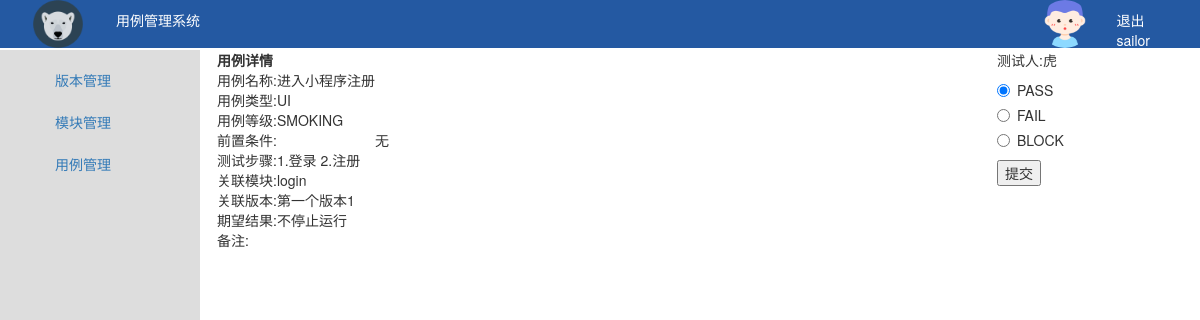
The page /tcmanage/testcases/7 (signed in) on the database as committed earlier.
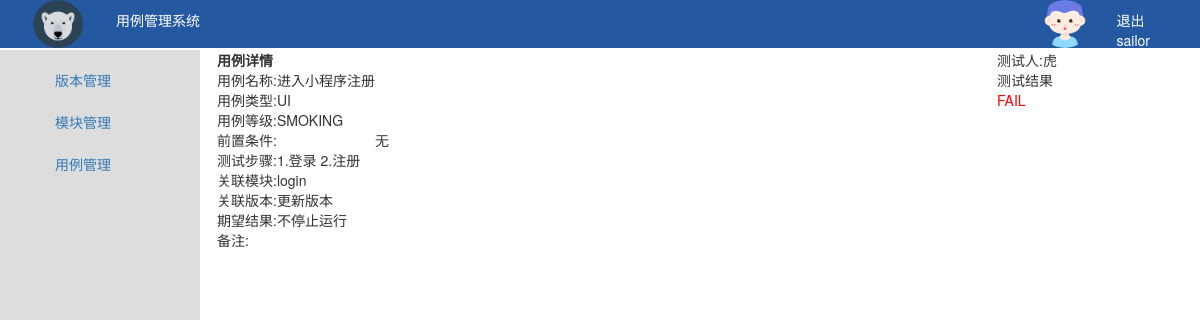
The same page on the database as committed later.
### tcmanage/models.py (models this page shows, shortened)
class TcCase(models.Model):
	case_name = models.CharField(max_length=50,verbose_name='用例名称')
	styles = (('UI','UI'),('Function','功能'),('Perfermance','性能'),)
	tc_style = models.CharField(verbose_name='用例类型',max_length=20,choices=styles,default='Function')
	levels = (('SMOKING','冒烟'),('LEVEL0','LEVEL0'),('LEVEL1','LEVEL1'),('LEVEL2','LEVEL2'),)
	tc_level = models.CharField(verbose_name='用例等级',max_length=20,choices=levels,default='SMOKING')
	tc_presetting = models.TextField(verbose_name='前置条件',blank=True)
	tc_steps = models.TextField(verbose_name='用例步骤')
	tc_module = models.ForeignKey('TcModule',on_delete=models.DO_NOTHING,related_name='module')
	tc_version = models.ForeignKey('TcVersion',on_delete=models.DO_NOTHING,related_name='version')
	tc_except_result = models.TextField(verbose_name='期望结果')
	results = (('PASS','通过'),('FAIL','失败'),('BLOCK','阻塞'),('NA','无法测试'),('NotTest','未测试'))
	tc_actual_result = models.CharField(verbose_name='实际结果',max_length=20,choices=results,default='NotTest')
	tc_comment = models.TextField(verbose_name='备注显示',blank=True)
	tc_user = models.CharField(verbose_name='分配人',max_length=20)
	create_time = models.DateField(verbose_name='创建时间',auto_now_add=True)
	update_time = models.DateTimeField(verbose_name='更新时间',auto_now=True)
	class Meta:
		ordering = ['-create_time']

class TcVersion(models.Model):
	version_name = models.CharField(max_length=20,verbose_name='版本名称',unique=True)
	create_time = models.DateField(verbose_name='创建时间',auto_now_add=True)
	update_time = models.DateTimeField(verbose_name='更新时间',auto_now=True)
	def __str__(self):
		return self.version_name
	class Meta:
		ordering = ['-create_time']

class TcModule(models.Model):
	module_name = models.CharField(max_length=20,verbose_name='模块名称',unique=True)
	create_time = models.DateField(verbose_name='创建时间',auto_now_add=True)
	update_time = models.DateTimeField(verbose_name='更新时间',auto_now=True)
	def __str__(self):
		return self.module_name
	class Meta:
		ordering = ['-create_time']

### tcmanage/views.py (the view)
	def wrapper(request,*args,**kwargs):
		is_login = request.session.get('is_login',False)
		if is_login:
			return func(request,*args,**kwargs)
		else:
			return redirect(request.GET.get('from', reverse('login')))

### tcmanage/views.py (called while the page is built)
def check_login(func):
	def wrapper(request,*args,**kwargs):
		is_login = request.session.get('is_login',False)
		if is_login:
			return func(request,*args,**kwargs)
		else:
			return redirect(request.GET.get('from', reverse('login')))
	return wrapper

@check_login
def get_case_detail(request,case_id):
	context = {}
	context['username'] = request.user.username
	case_detail = get_object_or_404(TcCase,pk=case_id)
	context['case_detail'] =case_detail
	return render(request,'case_detail.html',context)

### templates/case_detail.html (shortened to what this page needs)
{% extends 'base.html' %}
{% block content %}
	<div class="container">
		<div class="row">
			<div class="col-md-8">
				<table>
				<th>用例详情</th>
				<tbody>
				<tr>
					<td>用例名称:</td>
					<td>{{case_detail.case_name}}</td>
				</tr>
				<tr>
					<td>用例类型:</td>
					<td>{{case_detail.tc_style}}</td>
				</tr>
				<tr>
					<td>用例等级:</td>
					<td>{{case_detail.tc_level}}</td>
				</tr>
				<tr>
					<td colspan="5">前置条件:</td>
					<td colspan="5">{{case_detail.tc_presetting}}</td>
				</tr>
				<tr>
					<td>测试步骤:</td>
					<td>{{case_detail.tc_steps}}</td>
				</tr>
				<tr>
					<td>关联模块:</td>
					<td>{{case_detail.tc_module}}</td>
				</tr>
				<tr>
					<td>关联版本:</td>
					<td>{{case_detail.tc_version}}</td>
				</tr>
				<tr>
					<td>期望结果:</td>
					<td>{{case_detail.tc_except_result}}</td>
				</tr>
				<tr>
					<td>备注:</td>
					<td>{{case_detail.tc_comment}}</td>
				</tr>
				</tbody>
			</div>
		</div>
		<div class="col-md-4">
			<div>
				测试人:{{ case_detail.tc_user }}
			</div>
			<div>
				{% if case_detail.tc_actual_result == 'PASS' %}
				测试结果
			    <p class="green"> {{case_detail.tc_actual_result}} </p>
			    {% elif case_detail.tc_actual_result == 'FAIL' %}
			    测试结果
			    <p class="red"> {{case_detail.tc_actual_result}} </p>
			    {% else %}
			    <form method="POST" action="{% url 'commit_result' %}">
			    <div class="radio">
				  <label>
				    <input type="radio" name="resultradio" id="PASS" value="PASS" checked>
				    PASS
				  </label>
				</div>
				<div class="radio">
				  <label>
				    <input type="radio" name="resultradio" id="FAIL" value="FAIL">
				    FAIL
				  </label>
				</div>
				<div class="radio">
				  <label>
				    <input type="radio" name="resultradio" id="BLOCK" value="BLOCK">
				   	BLOCK
				  </label>
				</div>
				<input type="submit" value="提交">
				</form>
			    {% endif %}
	    	</div>
		</div>
	</div>
{% endblock %}

Rows that differ between the two databases and show on the page:
changed TcCase "进入小程序注册": tc_version "第一个版本1" → "更新版本"; tc_actual_result (not shown) → "FAIL"
Other text that changed with them:
form field resultradio: "☑ PASS" → (not shown)
form field resultradio: "☐ FAIL" → (not shown)
form field resultradio: "☐ BLOCK" → (not shown)
form field value: "提交" → (not shown)
text no longer shown: "PASS FAIL BLOCK"
text now shown: "测试结果"
